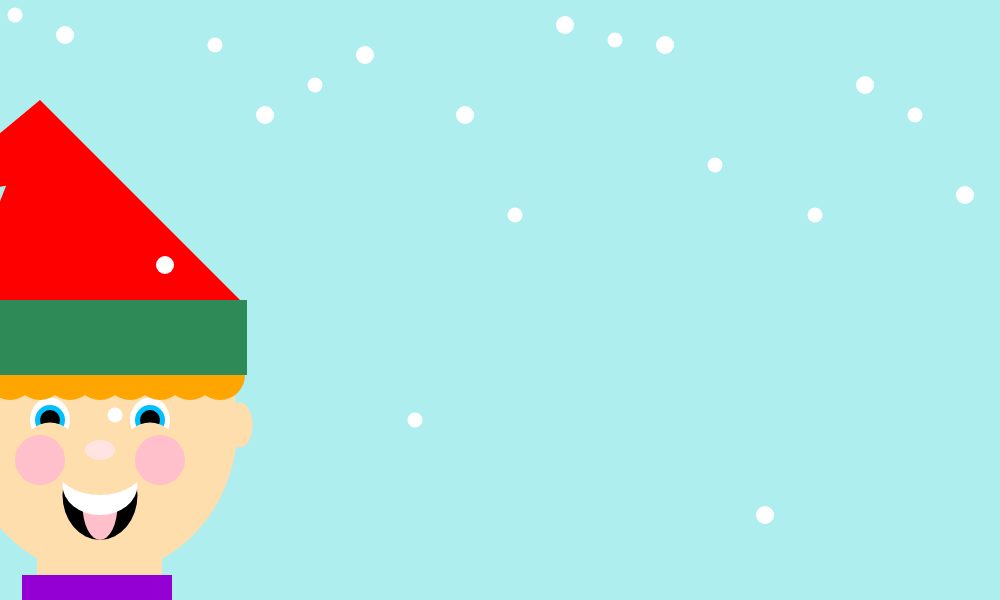
Frame 1 (no input)
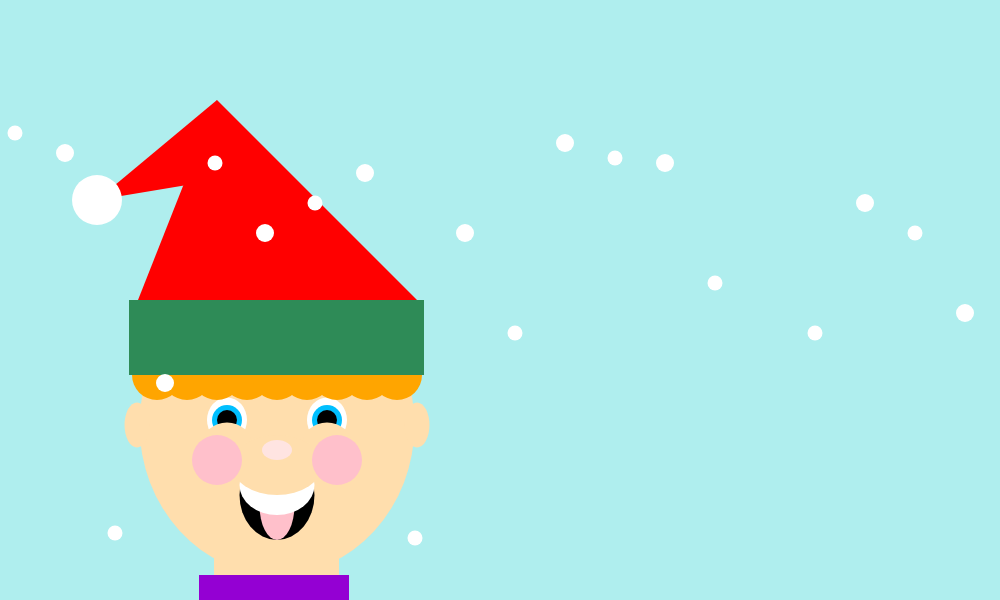
Frame 60 (no input)
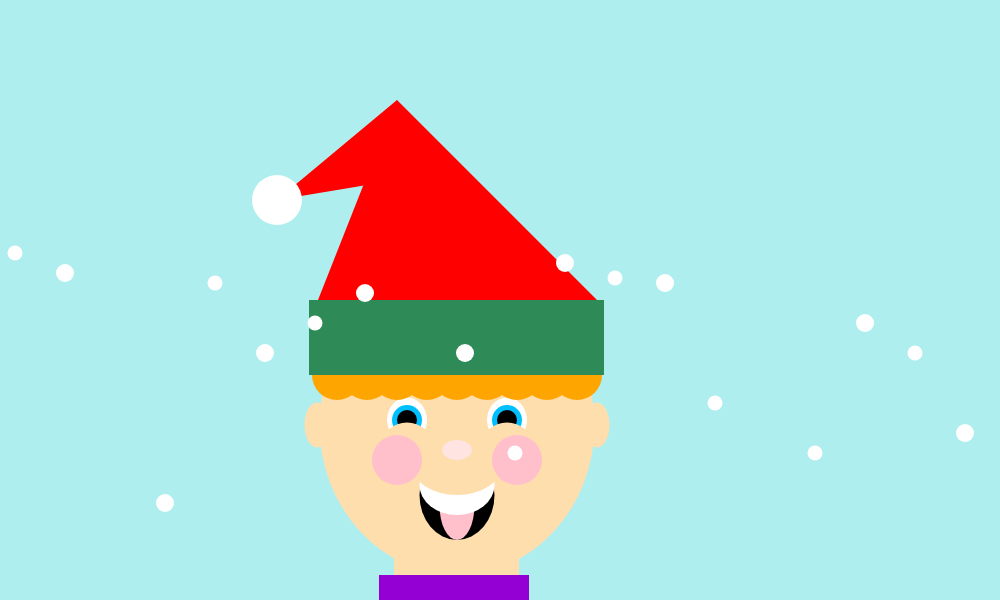
Frame 120 (the mouse pressed at the canvas centre since frame 60)

The p5.js sketch that drew these frames (run headless with seeded random() and noise() and a simulated clock; from frame 60 on, the mouse is pressed at the canvas centre):

// p5.js sketch
// ── sketch.js
var position=0
var speed = 3


function setup() {
  createCanvas(1000,600);

}
var SnowX=15;
var SnowY=15;

function elf (x) {
  
    background(175,238,238);
  //face
  fill(255,222,173);
  strokeWeight(0);
  ellipse(x + 300,425,275,300);
  //neck
  fill(255,222,173);
  stroke(0);
  rect(x + 237,500,125,200);
  //ears
  fill(255,222,173);
  ellipse(x + 160,425,25,45);
  ellipse(x + 440,425,25,45);
  
  //eyes
  fill(255,255,255);
  stroke(0);
  ellipse(x + 250,420,40,45);
  ellipse(x + 350,420,40,45);
  //pupil
  fill(0,191,255);
  stroke(0);
  ellipse(x + 250,420,30,30);
  ellipse(x + 350,420,30,30);

  fill(0,0,0);
  ellipse(x + 250,420,20,20);
  ellipse(x + 350,420,20,20);
  fill(255,222,173);
  stroke(0);
  ellipse(x + 250,445,50,45);
  ellipse(x + 350,445,50,45);
  
  
  //hair
  fill(255,165,0);
  ellipse(x + 180,375,50,50);
  ellipse(x + 210,375,50,50);
  ellipse(x + 240,375,50,50); 
  ellipse(x + 270,375,50,50);
  ellipse(x + 300,375,50,50) ;
  ellipse(x + 330,375,50,50) ;
  ellipse(x + 360,375,50,50) ;
  ellipse(x + 390,375,50,50) ;
  ellipse(x + 420,375,50,50);
  
  //hat green
  fill(46,139,87);
  stroke(0);
  rect(x + 152,300,295,75);
  //hat red
  fill(255,0,0);
  stroke(0);
  triangle(x + 161,300,x + 440,300,x + 240,100);
  triangle(x + 240,100,x + 240,180,x + 120,200);
  //pom
  fill(255,255,255);
  stroke(0);
  ellipse(x + 120,200,50,50);
 
  //nose
  fill(255,228,225);
  stroke(0);
  
  
  //mouth
  fill(0,0,0);
  stroke(0);
  ellipse(x + 300,495,75,90);
  fill(255,192,203);
  ellipse(x + 300,505,35,70);
  fill(255,255,255);
  ellipse(x + 300,485,75,60);
  fill(255,222,173);
  ellipse(x + 300,465,90,60);
  
  //nose
  fill(255,228,225);
  stroke(0);
  ellipse(x + 300,450,30,20);
  //freckles
  fill(255,192,203);
  ellipse(x + 240,460,50,50);
  ellipse(x + 360,460,50,50);
  
  //shirt
  fill(148,0,211);
  rect(x + 222,575,150,75);
 
}


function draw (){
  elf(position-200);

  
  if (position > 800 || position < 0) {
    speed = speed * -1;
}


  position = position + speed;

  
  
  fill(255,255,255);
  ellipse(SnowX,SnowY,15,15);
  ellipse(SnowX+50,SnowY+20,18,18);
  ellipse(SnowX+100,SnowY+400,15,15);
  ellipse(SnowX+150,SnowY+250,18,18);
  ellipse(SnowX+200,SnowY+30,15,15);
  ellipse(SnowX+250,SnowY+100,18,18);
  ellipse(SnowX+300,SnowY+70,15,15);
  ellipse(SnowX+350,SnowY+40,18,18);
  ellipse(SnowX+400,SnowY+405,15,15);
  ellipse(SnowX+450,SnowY+100,18,18);
  ellipse(SnowX+500,SnowY+200,15,15);
  ellipse(SnowX+550,SnowY+10,18,18);
  ellipse(SnowX+600,SnowY+25,15,15);
  ellipse(SnowX+650,SnowY+30,18,18);
  ellipse(SnowX+700,SnowY+150,15,15);
  ellipse(SnowX+750,SnowY+500,18,18);
  ellipse(SnowX+800,SnowY+200,15,15);
  ellipse(SnowX+850,SnowY+70,18,18);
  ellipse(SnowX+900,SnowY+100,15,15);
  ellipse(SnowX+950,SnowY+180,18,18);
  ellipse(SnowX+1000,SnowY+350,15,15);

  
  SnowY=SnowY+2;
  
  if(SnowY>600){
   SnowY=0;
}
}



 
